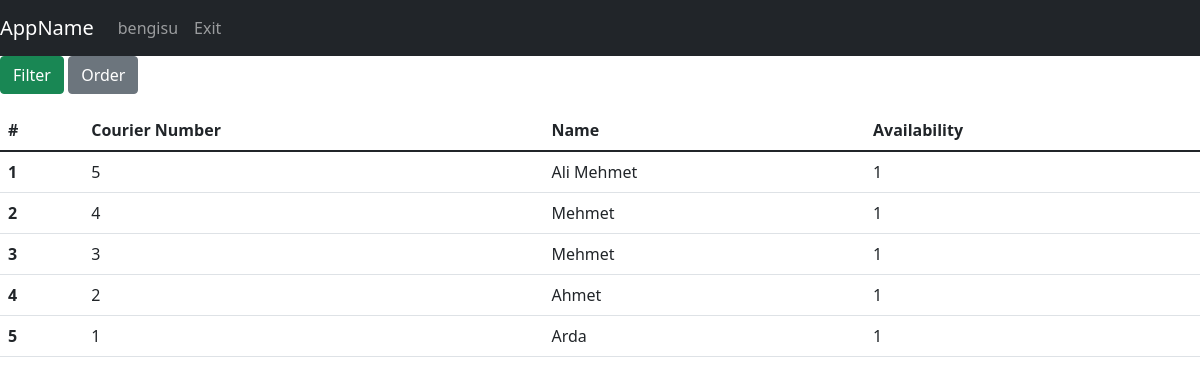
The page /couriers (signed in) on the database its author committed.
### tables this page shows
CREATE TABLE couriers(id INTEGER PRIMARY KEY,name TEXT,is_available TEXT,lat REAL,lng, orderId int REFERENCES foodOrder(id) ON UPDATE CASCADE);

### app.py (the view)
@app.route("/couriers", methods=["GET", "POST"])
def allCouriers():
    with sqlite3.connect(DATABASE) as database:
        cursor = database.cursor()
    if request.method == "POST":
        if 'order' in request.form:
            orderBy = request.form['orderBy'].lower()
            if session["isFiltered"] == False:
                command = "SELECT id as Number, name as Name, is_available as Availability FROM couriers ORDER BY "+str(orderBy)
                cursor.execute(command)
                query = cursor.fetchall()
                session["filteredData"]["users"] = query
            else:
                df = pd.DataFrame(session["filteredData"]["couriers"],
                                  columns=['number', 'name','availability'])
                df = df.sort_values(by=orderBy)
                session["filteredData"]["couriers"] = df.values.tolist()
        if 'filter' in request.form:
            filtered_cols, expected_vals = [], []
            q = ""
            for c in request.form.keys():
                if request.form[c] != '' and request.form[c] != "filter":
                    if request.form[c] == "on":
                        filtered_cols.append("is_available")
                        expected_vals.append(1)
                    else:
                        filtered_cols.append(c)
                        expected_vals.append(request.form[c])
            if len(expected_vals) > 0:
                if filtered_cols[0] != "is_available":
                    q += filtered_cols[0]+" LIKE "+f"'%{expected_vals[0]}%'"
                else:
                    q += " is_available = 1"
                if len(expected_vals) > 1:
                    for index in range(1, len(expected_vals)):
                        if filtered_cols[index] != "is_available":
                            q += " and " + filtered_cols[index]+" LIKE " + f"'%{expected_vals[index]}%'"
                    if filtered_cols.count("is_available") > 0:
                        q += " and is_available = 1"
                command = "SELECT id as Number, name as Name, is_available as Availability FROM couriers WHERE "+q
                cursor.execute(command)
                query = cursor.fetchall()
                session["filteredData"]["couriers"] = query
            else:
                session["filteredData"] = getAllDbData(toGet=["couriers"])
            session["isFiltered"] = True
    else:
        session["filteredData"] = getAllDbData(toGet=["couriers"])
        session["isFiltered"] = False
    return render_template("admin/list_operations/list_couriers.html", username=session["username"], data=session["filteredData"])

### app.py (called while the page is built)
def getCouriers(cursor, limit=None):
    cursor.execute("SELECT id,name, is_available,lat,lng,orderId FROM couriers ORDER BY id desc")
    query = cursor.fetchall()
    return query

def getAllDbData(toGet, limit=None):
    with sqlite3.connect(DATABASE) as database:
        cursor = database.cursor()
    data = {}
    for entity in toGet:
        if entity == "couriers":
            data[entity] = getCouriers(cursor, limit)
        if entity == "users":
            data[entity] = getUsers(cursor, limit)
        if entity == "restaurant":
            data[entity] = getRestaurants(cursor, limit)
        if entity == "menu":
            data[entity] = getMenus(cursor, limit)
        if entity == "restaurantName":
            data[entity] = getRestaurantName(cursor, limit)
        else:
            pass
    return data

### templates/admin/list_operations/list_couriers.html (shortened to what this page needs)
{% extends 'base.html' %}
{% block navbar %}
<nav class="navbar navbar-expand-lg navbar-dark bg-dark">
    <a class="navbar-brand" href="#">AppName</a>
    <div class="collapse navbar-collapse" id="navbarNav">
        <ul class="navbar-nav">
          <li class="nav-item active"><a class="nav-link" href="/">{{username}}</a></li>
          <li class="nav-item active"><a class="nav-link" href="/exit">Exit</a></li>
        </ul>
    </div>
</nav>
{% endblock %}
{% block body %}
<p>
  <a class="btn btn-success" data-toggle="collapse" href="#filter" role="button" aria-expanded="false" aria-controls="filter">Filter</a>
  <button class="btn btn-secondary" type="button" data-toggle="collapse" data-target="#order" aria-expanded="false" aria-controls="order">Order</button>
</p>
<div>
    <table class="table">
      <thead class="thead-dark">
        <tr>
            <th scope="col">#</th>
            <th scope="col">Courier Number</th>
            <th scope="col">Name</th>
            <th scope="col">Availability</th>
        </tr>
      </thead>
      <tbody>
        {%for i in range(data["couriers"]|length)%}
                <tr>
                  <th scope="row">{{ i+1 }}</th>
                  <td>{{ data["couriers"][i][0] }}</td>
                  <td>{{ data["couriers"][i][1] }}</td>
                  <td>{{ data["couriers"][i][2] }}</td>
                </tr>
        {%endfor%}
      </tbody>
    </table>
</div>
{% endblock %}

### rows shown on the page
couriers: id "5", name "Ali Mehmet", is_available "1"
couriers: id "4", name "Mehmet", is_available "1"
couriers: id "3", name "Mehmet", is_available "1"
couriers: id "2", name "Ahmet", is_available "1"
couriers: id "1", name "Arda", is_available "1"

### other values the page prints
{{ username }} "bengisu"
{{ i+1 }} "1" "2" "3" "4" "5"
